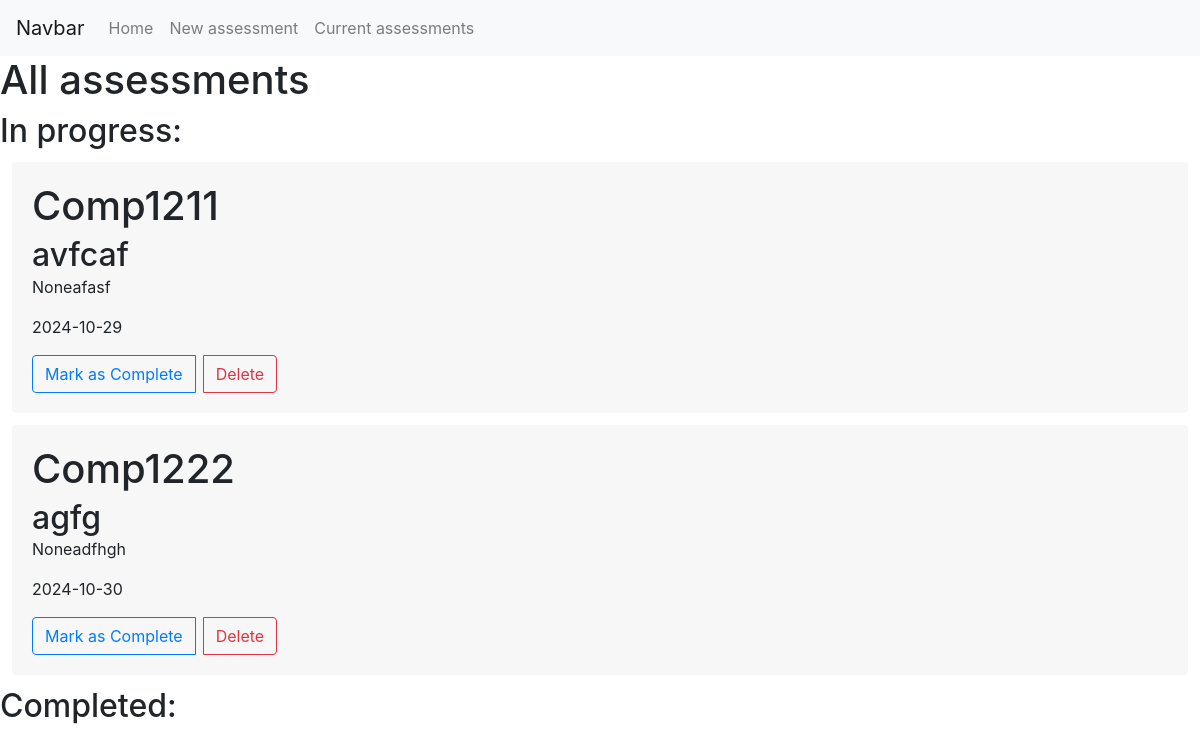
Before: / with the older database file.
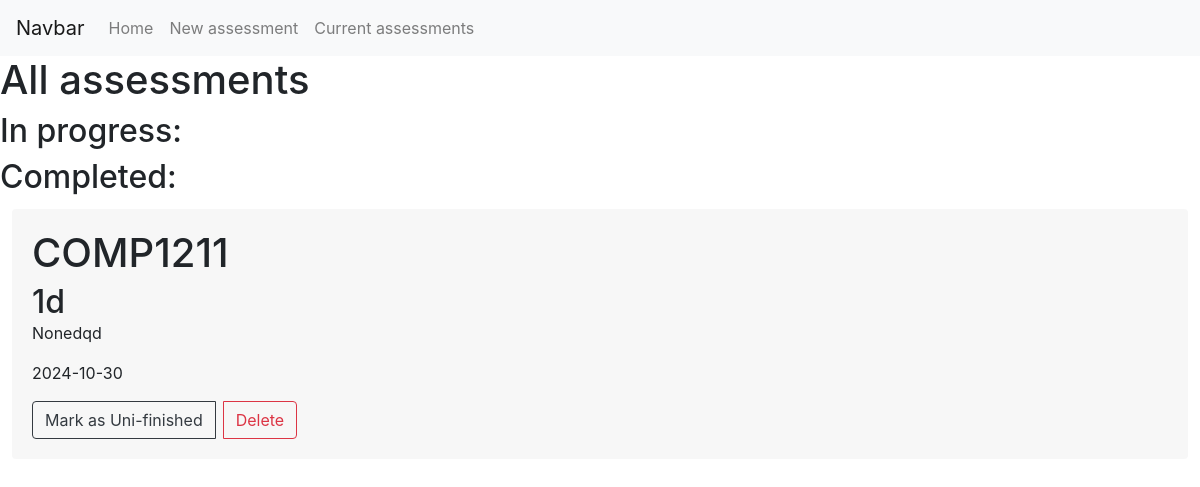
After: the same page with the newer database file.
### app/models.py (models this page shows)
class Assessment(db.Model):
    id = db.Column(db.Integer, primary_key=True)
    Code = db.Column(db.String(500), index=True)
    Title = db.Column(db.String(500))
    Date = db.Column(db.DateTime)
    Description = db.Column(db.String(500))
    Complete = db.Column(db.Boolean, default=False)

### app/views.py (the view)
@app.route('/')
def index():
    rows = Assessment.query.all()
    return render_template('home.html', rows=rows)

### app/templates/home.html (shortened to what this page needs)
{% extends "base.html" %}
 {% block content %}
 <h1>All assessments</h1>
 <h2>In progress:</h2>
 {% for row in rows %}
 {% if not row.Complete%}
     <div class="card" >
     <div class="card-body">
         <h1 class="card-title">{{row.Code}}</h1>
         <h2 class="card-subtitle">{{row.Title}}</h2>
         <p class="card-text">{{row.Description}}</p>
         <p class="card-text">{{row.Date.strftime('%Y-%m-%d')}}</p>
         <div class="btn-group" role="group" aria-label="Basic example">
            <a href="{{ url_for('complete', id=row.id) }}" class="btn btn-outline-primary mr-2">Mark as Complete</a>
             <a href="{{ url_for('delete', id=row.id) }}" class="btn btn-outline-danger mr-2">Delete</a>
         </div>
     </div>
     </div>
 {% endif %}
{% endfor %}
 <h2>Completed:</h2>
{% for row in rows %}
{% if  row.Complete%}
    <div class="card" >
    <div class="card-body">
        <h1 class="card-title">{{row.Code}}</h1>
        <h2 class="card-subtitle">{{row.Title}}</h2>
        <p class="card-text">{{row.Description}}</p>
        <p class="card-text">{{row.Date.strftime('%Y-%m-%d')}}</p>
        <div class="btn-group" role="group" aria-label="Basic example">
            <a href="{{ url_for('unfinish', id=row.id) }}" class="btn btn-outline-dark mr-2">Mark as Uni-finished</a>
            <a href="{{ url_for('delete', id=row.id) }}" class="btn btn-outline-danger mr-2">Delete</a>
        </div>
    </div>
    </div>
{% endif %}
{% endfor %}
{% endblock %}

### app/templates/base.html (shortened to what this page needs)
<!DOCTYPE html>
<html lang="en">
<head>
    <link rel="stylesheet" href="https://stackpath.bootstrapcdn.com/bootstrap/4.2.1/css/bootstrap.min.css">
    <link rel="stylesheet" href="to-do-list/app/static/New.css">
    <link rel="stylesheet" href="{{ url_for('static', filename='current.css') }}">
</head>
<body>
    <html>
        <head>
        </head>
        <body>
            <nav class="navbar navbar-expand-sm navbar-light bg-light">
                <a class="navbar-brand" href="#">Navbar</a>
                <div class="collapse navbar-collapse" id="navbarSupportedContent">
                  <ul class="navbar-nav mr-auto">
                    <li class="nav-item"><a class="nav-link" href="/">Home <span class="sr-only">(current)</span></a></li>
                    <li class="nav-item"><a class="nav-link" href="/New">New assessment</a></li>
                    <li class="nav-item"><a class="nav-link " href="/current">Current assessments</a></li>
                  </ul>
                </div>
              </nav>
          <div>
            {% block content %}{% endblock %}
          </div>
        </body>
      </html>
</body>
</html>

### app/static/current.css (style rules this page uses)
.card { margin: 1%; background-color: rgba(234, 234, 234, 0.392); border: none; }

Changed rows visible on the page:
removed Assessment: Code "Comp1211", Title "avfcaf", Description "Noneafasf", Date "2024-10-29", shown under "In progress:"
removed Assessment: Code "Comp1222", Title "agfg", Description "Noneadfhgh", Date "2024-10-30", shown under "In progress:"
added Assessment: Code "COMP1211", Title "1d", Description "Nonedqd", Date "2024-10-30", shown under "Completed:"
